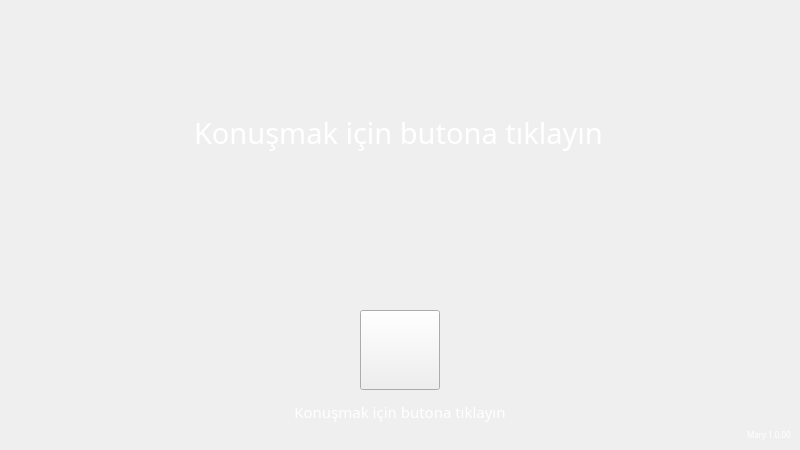
<?xml version="1.0" encoding="UTF-8"?>
<ui version="4.0">
 <class>MainWindow</class>
 <widget class="QMainWindow" name="MainWindow">
  <property name="geometry">
   <rect>
    <x>0</x>
    <y>0</y>
    <width>800</width>
    <height>450</height>
   </rect>
  </property>
  <property name="minimumSize">
   <size>
    <width>800</width>
    <height>450</height>
   </size>
  </property>
  <property name="windowTitle">
   <string>Mary - Sesli asistan</string>
  </property>
  <property name="styleSheet">
   <string notr="true">#centralwidget{
border-image: url(&quot;C:/Users/KutaN/Desktop/Asistan/image/background.png&quot;);
}</string>
  </property>
  <widget class="QWidget" name="centralwidget">
   <property name="sizePolicy">
    <sizepolicy hsizetype="Preferred" vsizetype="Preferred">
     <horstretch>0</horstretch>
     <verstretch>0</verstretch>
    </sizepolicy>
   </property>
   <layout class="QVBoxLayout" name="verticalLayout">
    <item>
     <layout class="QVBoxLayout" name="Layout_1">
      <property name="spacing">
       <number>0</number>
      </property>
      <property name="topMargin">
       <number>0</number>
      </property>
      <property name="rightMargin">
       <number>0</number>
      </property>
      <item>
       <spacer name="verticalSpacer">
        <property name="orientation">
         <enum>Qt::Vertical</enum>
        </property>
        <property name="sizeHint" stdset="0">
         <size>
          <width>20</width>
          <height>40</height>
         </size>
        </property>
       </spacer>
      </item>
      <item>
       <layout class="QHBoxLayout" name="horizontalLayout_2">
        <property name="spacing">
         <number>0</number>
        </property>
        <property name="topMargin">
         <number>0</number>
        </property>
        <property name="bottomMargin">
         <number>0</number>
        </property>
        <item>
         <spacer name="horizontalSpacer_3">
          <property name="orientation">
           <enum>Qt::Horizontal</enum>
          </property>
          <property name="sizeHint" stdset="0">
           <size>
            <width>40</width>
            <height>0</height>
           </size>
          </property>
         </spacer>
        </item>
        <item>
         <widget class="QLabel" name="Image_Label">
          <property name="enabled">
           <bool>true</bool>
          </property>
          <property name="text">
           <string/>
          </property>
         </widget>
        </item>
        <item>
         <widget class="QLabel" name="Yanit_Label">
          <property name="enabled">
           <bool>true</bool>
          </property>
          <property name="minimumSize">
           <size>
            <width>0</width>
            <height>0</height>
           </size>
          </property>
          <property name="maximumSize">
           <size>
            <width>800</width>
            <height>9999999</height>
           </size>
          </property>
          <property name="font">
           <font>
            <family>Franklin Gothic Medium</family>
            <pointsize>22</pointsize>
            <weight>50</weight>
            <italic>false</italic>
            <bold>false</bold>
            <underline>false</underline>
            <strikeout>false</strikeout>
           </font>
          </property>
          <property name="styleSheet">
           <string notr="true">color: rgb(255, 255, 255);</string>
          </property>
          <property name="text">
           <string>Konuşmak için butona tıklayın</string>
          </property>
          <property name="alignment">
           <set>Qt::AlignLeading|Qt::AlignLeft|Qt::AlignVCenter</set>
          </property>
         </widget>
        </item>
        <item>
         <layout class="QVBoxLayout" name="weblayout1">
          <property name="spacing">
           <number>0</number>
          </property>
          <property name="topMargin">
           <number>0</number>
          </property>
          <property name="rightMargin">
           <number>0</number>
          </property>
          <property name="bottomMargin">
           <number>0</number>
          </property>
          <item>
           <layout class="QVBoxLayout" name="web_sonuc1">
            <property name="spacing">
             <number>3</number>
            </property>
            <property name="topMargin">
             <number>0</number>
            </property>
            <property name="bottomMargin">
             <number>10</number>
            </property>
            <item>
             <widget class="QLabel" name="sitelink1">
              <property name="font">
               <font>
                <pointsize>7</pointsize>
               </font>
              </property>
              <property name="styleSheet">
               <string notr="true">color: rgb(255, 255, 255);</string>
              </property>
              <property name="text">
               <string/>
              </property>
             </widget>
            </item>
            <item>
             <widget class="QLabel" name="sitebaslik1">
              <property name="font">
               <font>
                <family>Franklin Gothic Medium</family>
                <pointsize>13</pointsize>
               </font>
              </property>
              <property name="cursor">
               <cursorShape>PointingHandCursor</cursorShape>
              </property>
              <property name="styleSheet">
               <string notr="true">color: rgb(255, 255, 255);</string>
              </property>
              <property name="text">
               <string/>
              </property>
             </widget>
            </item>
            <item>
             <widget class="QLabel" name="siteaciklama1">
              <property name="font">
               <font>
                <family>Franklin Gothic Medium</family>
                <pointsize>7</pointsize>
               </font>
              </property>
              <property name="styleSheet">
               <string notr="true">color: rgb(255, 255, 255);</string>
              </property>
              <property name="text">
               <string/>
              </property>
              <property name="wordWrap">
               <bool>true</bool>
              </property>
             </widget>
            </item>
           </layout>
          </item>
          <item>
           <layout class="QVBoxLayout" name="web_sonuc2">
            <property name="spacing">
             <number>3</number>
            </property>
            <property name="bottomMargin">
             <number>10</number>
            </property>
            <item>
             <widget class="QLabel" name="sitelink2">
              <property name="font">
               <font>
                <pointsize>7</pointsize>
               </font>
              </property>
              <property name="styleSheet">
               <string notr="true">color: rgb(255, 255, 255);</string>
              </property>
              <property name="text">
               <string/>
              </property>
             </widget>
            </item>
            <item>
             <widget class="QLabel" name="sitebaslik2">
              <property name="font">
               <font>
                <family>Franklin Gothic Medium</family>
                <pointsize>13</pointsize>
               </font>
              </property>
              <property name="cursor">
               <cursorShape>PointingHandCursor</cursorShape>
              </property>
              <property name="styleSheet">
               <string notr="true">color: rgb(255, 255, 255);</string>
              </property>
              <property name="text">
               <string/>
              </property>
             </widget>
            </item>
            <item>
             <widget class="QLabel" name="siteaciklama2">
              <property name="font">
               <font>
                <pointsize>7</pointsize>
               </font>
              </property>
              <property name="styleSheet">
               <string notr="true">color: rgb(255, 255, 255);</string>
              </property>
              <property name="text">
               <string/>
              </property>
              <property name="wordWrap">
               <bool>true</bool>
              </property>
             </widget>
            </item>
           </layout>
          </item>
          <item>
           <layout class="QVBoxLayout" name="web_sonuc3">
            <property name="spacing">
             <number>3</number>
            </property>
            <property name="bottomMargin">
             <number>10</number>
            </property>
            <item>
             <widget class="QLabel" name="sitelink3">
              <property name="font">
               <font>
                <family>Franklin Gothic Medium</family>
                <pointsize>7</pointsize>
               </font>
              </property>
              <property name="styleSheet">
               <string notr="true">color: rgb(255, 255, 255);</string>
              </property>
              <property name="text">
               <string/>
              </property>
             </widget>
            </item>
            <item>
             <widget class="QLabel" name="sitebaslik3">
              <property name="font">
               <font>
                <family>Franklin Gothic Medium</family>
                <pointsize>13</pointsize>
               </font>
              </property>
              <property name="cursor">
               <cursorShape>PointingHandCursor</cursorShape>
              </property>
              <property name="styleSheet">
               <string notr="true">color: rgb(255, 255, 255);</string>
              </property>
              <property name="text">
               <string/>
              </property>
             </widget>
            </item>
            <item>
             <widget class="QLabel" name="siteaciklama3">
              <property name="font">
               <font>
                <pointsize>7</pointsize>
               </font>
              </property>
              <property name="styleSheet">
               <string notr="true">color: rgb(255, 255, 255);</string>
              </property>
              <property name="text">
               <string/>
              </property>
              <property name="wordWrap">
               <bool>true</bool>
              </property>
             </widget>
            </item>
           </layout>
          </item>
         </layout>
        </item>
        <item>
         <spacer name="horizontalSpacer_4">
          <property name="orientation">
           <enum>Qt::Horizontal</enum>
          </property>
          <property name="sizeHint" stdset="0">
           <size>
            <width>40</width>
            <height>0</height>
           </size>
          </property>
         </spacer>
        </item>
       </layout>
      </item>
      <item>
       <layout class="QHBoxLayout" name="weblayout">
        <property name="bottomMargin">
         <number>5</number>
        </property>
        <item>
         <spacer name="horizontalSpacer_6">
          <property name="orientation">
           <enum>Qt::Horizontal</enum>
          </property>
          <property name="sizeHint" stdset="0">
           <size>
            <width>40</width>
            <height>0</height>
           </size>
          </property>
         </spacer>
        </item>
        <item>
         <spacer name="horizontalSpacer_7">
          <property name="orientation">
           <enum>Qt::Horizontal</enum>
          </property>
          <property name="sizeHint" stdset="0">
           <size>
            <width>40</width>
            <height>0</height>
           </size>
          </property>
         </spacer>
        </item>
       </layout>
      </item>
      <item>
       <spacer name="verticalSpacer_2">
        <property name="orientation">
         <enum>Qt::Vertical</enum>
        </property>
        <property name="sizeHint" stdset="0">
         <size>
          <width>20</width>
          <height>40</height>
         </size>
        </property>
       </spacer>
      </item>
     </layout>
    </item>
    <item>
     <layout class="QHBoxLayout" name="horizontalLayout_4">
      <property name="topMargin">
       <number>5</number>
      </property>
      <property name="bottomMargin">
       <number>5</number>
      </property>
      <item>
       <spacer name="horizontalSpacer">
        <property name="orientation">
         <enum>Qt::Horizontal</enum>
        </property>
        <property name="sizeHint" stdset="0">
         <size>
          <width>40</width>
          <height>20</height>
         </size>
        </property>
       </spacer>
      </item>
      <item>
       <widget class="QLabel" name="Kelime_Label">
        <property name="font">
         <font>
          <family>Franklin Gothic Medium</family>
          <pointsize>14</pointsize>
         </font>
        </property>
        <property name="styleSheet">
         <string notr="true">color: rgb(255, 255, 255);</string>
        </property>
        <property name="text">
         <string/>
        </property>
       </widget>
      </item>
      <item>
       <spacer name="horizontalSpacer_2">
        <property name="orientation">
         <enum>Qt::Horizontal</enum>
        </property>
        <property name="sizeHint" stdset="0">
         <size>
          <width>40</width>
          <height>20</height>
         </size>
        </property>
       </spacer>
      </item>
     </layout>
    </item>
    <item>
     <layout class="QHBoxLayout" name="horizontalLayout">
      <property name="spacing">
       <number>6</number>
      </property>
      <property name="topMargin">
       <number>0</number>
      </property>
      <property name="rightMargin">
       <number>0</number>
      </property>
      <property name="bottomMargin">
       <number>5</number>
      </property>
      <item>
       <spacer name="Spacer_1">
        <property name="orientation">
         <enum>Qt::Horizontal</enum>
        </property>
        <property name="sizeHint" stdset="0">
         <size>
          <width>40</width>
          <height>20</height>
         </size>
        </property>
       </spacer>
      </item>
      <item>
       <widget class="QPushButton" name="micButton">
        <property name="minimumSize">
         <size>
          <width>80</width>
          <height>80</height>
         </size>
        </property>
        <property name="cursor">
         <cursorShape>PointingHandCursor</cursorShape>
        </property>
        <property name="styleSheet">
         <string notr="true">border-image: url(&quot;C:/Users/KutaN/Desktop/Asistan/image/mic_1.png&quot;);
</string>
        </property>
        <property name="text">
         <string/>
        </property>
       </widget>
      </item>
      <item>
       <spacer name="Spacer_2">
        <property name="orientation">
         <enum>Qt::Horizontal</enum>
        </property>
        <property name="sizeHint" stdset="0">
         <size>
          <width>40</width>
          <height>20</height>
         </size>
        </property>
       </spacer>
      </item>
     </layout>
    </item>
    <item>
     <layout class="QHBoxLayout" name="Layout_2">
      <property name="topMargin">
       <number>0</number>
      </property>
      <property name="bottomMargin">
       <number>0</number>
      </property>
      <item>
       <spacer name="Spacer_3">
        <property name="orientation">
         <enum>Qt::Horizontal</enum>
        </property>
        <property name="sizeHint" stdset="0">
         <size>
          <width>40</width>
          <height>0</height>
         </size>
        </property>
       </spacer>
      </item>
      <item>
       <widget class="QLabel" name="Tip_Label">
        <property name="font">
         <font>
          <family>Franklin Gothic Medium</family>
          <pointsize>11</pointsize>
         </font>
        </property>
        <property name="styleSheet">
         <string notr="true">color: rgb(255, 255, 255);</string>
        </property>
        <property name="text">
         <string>Konuşmak için butona tıklayın</string>
        </property>
        <property name="alignment">
         <set>Qt::AlignCenter</set>
        </property>
       </widget>
      </item>
      <item>
       <spacer name="Spacer_4">
        <property name="orientation">
         <enum>Qt::Horizontal</enum>
        </property>
        <property name="sizeHint" stdset="0">
         <size>
          <width>40</width>
          <height>0</height>
         </size>
        </property>
       </spacer>
      </item>
     </layout>
    </item>
    <item>
     <layout class="QHBoxLayout" name="horizontalLayout_5">
      <property name="spacing">
       <number>0</number>
      </property>
      <property name="topMargin">
       <number>0</number>
      </property>
      <property name="bottomMargin">
       <number>0</number>
      </property>
      <item>
       <spacer name="horizontalSpacer_5">
        <property name="orientation">
         <enum>Qt::Horizontal</enum>
        </property>
        <property name="sizeHint" stdset="0">
         <size>
          <width>40</width>
          <height>0</height>
         </size>
        </property>
       </spacer>
      </item>
      <item>
       <widget class="QLabel" name="versiyon">
        <property name="font">
         <font>
          <family>Franklin Gothic Medium</family>
          <pointsize>6</pointsize>
         </font>
        </property>
        <property name="styleSheet">
         <string notr="true">color: rgb(255, 255, 255);</string>
        </property>
        <property name="text">
         <string>Mary 1.0.00</string>
        </property>
       </widget>
      </item>
     </layout>
    </item>
   </layout>
  </widget>
 </widget>
 <resources/>
 <connections/>
</ui>
